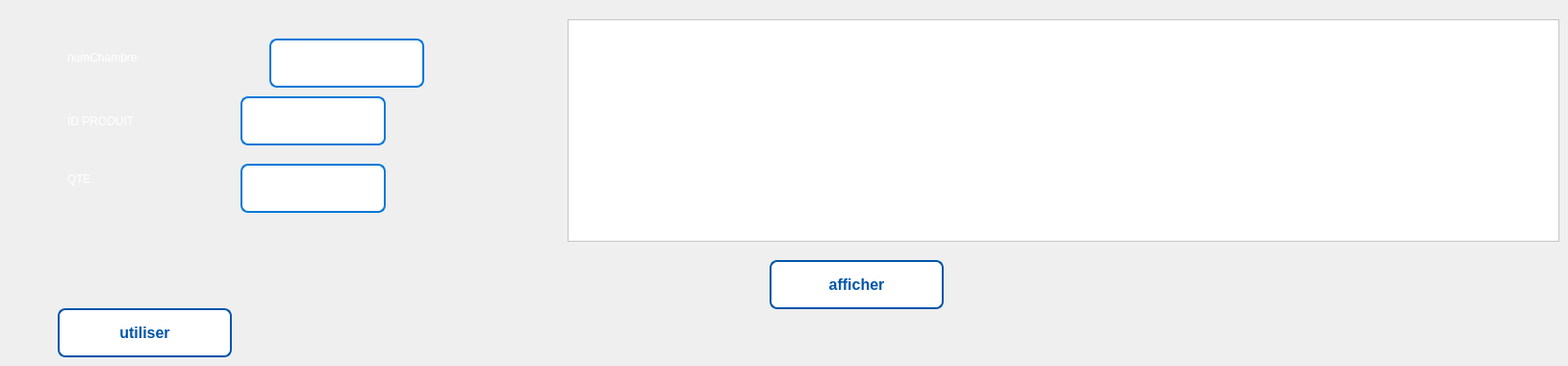
     <widget class="QWidget" name="tab_5">
      <attribute name="title">
       <string>Tab 2</string>
      </attribute>
      <widget class="QLineEdit" name="lineEdit_17">
       <property name="geometry">
        <rect>
         <x>280</x>
         <y>40</y>
         <width>161</width>
         <height>51</height>
        </rect>
       </property>
       <property name="styleSheet">
        <string notr="true">QLineEdit {
    border: 2px solid #0078d7; /* Border color */
    border-radius: 8px; /* Rounded corners */
    padding: 10px; /* Padding inside the line edit */
    background-color: #ffffff; /* White background */
    color: #004aad; /* Dark text color */
    font-size: 14px; /* Font size */
    font-weight: bold; /* Make text bold */
    transition: border-color 0.3s; /* Smooth transition for border color */
}

QLineEdit:focus {
    border: 2px solid #005bb5; /* Darker border on focus */
    box-shadow: 0 0 5px rgba(0, 120, 215, 0.5); /* Subtle shadow effect */
}

QLineEdit::placeholder {
    color: #999; /* Placeholder text color */
    opacity: 1; /* Ensure the placeholder is fully opaque */
}
</string>
       </property>
      </widget>
      <widget class="QLineEdit" name="lineEdit_22">
       <property name="geometry">
        <rect>
         <x>250</x>
         <y>100</y>
         <width>151</width>
         <height>51</height>
        </rect>
       </property>
       <property name="styleSheet">
        <string notr="true">QLineEdit {
    border: 2px solid #0078d7; /* Border color */
    border-radius: 8px; /* Rounded corners */
    padding: 10px; /* Padding inside the line edit */
    background-color: #ffffff; /* White background */
    color: #004aad; /* Dark text color */
    font-size: 14px; /* Font size */
    font-weight: bold; /* Make text bold */
    transition: border-color 0.3s; /* Smooth transition for border color */
}

QLineEdit:focus {
    border: 2px solid #005bb5; /* Darker border on focus */
    box-shadow: 0 0 5px rgba(0, 120, 215, 0.5); /* Subtle shadow effect */
}

QLineEdit::placeholder {
    color: #999; /* Placeholder text color */
    opacity: 1; /* Ensure the placeholder is fully opaque */
}
</string>
       </property>
      </widget>
      <widget class="QLineEdit" name="lineEdit_23">
       <property name="geometry">
        <rect>
         <x>250</x>
         <y>170</y>
         <width>151</width>
         <height>51</height>
        </rect>
       </property>
       <property name="styleSheet">
        <string notr="true">QLineEdit {
    border: 2px solid #0078d7; /* Border color */
    border-radius: 8px; /* Rounded corners */
    padding: 10px; /* Padding inside the line edit */
    background-color: #ffffff; /* White background */
    color: #004aad; /* Dark text color */
    font-size: 14px; /* Font size */
    font-weight: bold; /* Make text bold */
    transition: border-color 0.3s; /* Smooth transition for border color */
}

QLineEdit:focus {
    border: 2px solid #005bb5; /* Darker border on focus */
    box-shadow: 0 0 5px rgba(0, 120, 215, 0.5); /* Subtle shadow effect */
}

QLineEdit::placeholder {
    color: #999; /* Placeholder text color */
    opacity: 1; /* Ensure the placeholder is fully opaque */
}
</string>
       </property>
      </widget>
      <widget class="QLabel" name="label_33">
       <property name="geometry">
        <rect>
         <x>70</x>
         <y>50</y>
         <width>151</width>
         <height>20</height>
        </rect>
       </property>
       <property name="styleSheet">
        <string notr="true">color: rgb(0, 0, 0);
color: rgb(255, 255, 255);</string>
       </property>
       <property name="text">
        <string>numChambre</string>
       </property>
      </widget>
      <widget class="QLabel" name="label_31">
       <property name="geometry">
        <rect>
         <x>70</x>
         <y>110</y>
         <width>111</width>
         <height>31</height>
        </rect>
       </property>
       <property name="styleSheet">
        <string notr="true">color: rgb(0, 0, 0);
color: rgb(255, 255, 255);</string>
       </property>
       <property name="text">
        <string>ID PRODUIT</string>
       </property>
      </widget>
      <widget class="QLabel" name="label_32">
       <property name="geometry">
        <rect>
         <x>70</x>
         <y>170</y>
         <width>91</width>
         <height>31</height>
        </rect>
       </property>
       <property name="styleSheet">
        <string notr="true">color: rgb(0, 0, 0);
color: rgb(255, 255, 255);</string>
       </property>
       <property name="text">
        <string>QTE</string>
       </property>
      </widget>
      <widget class="QTableView" name="tableView_10">
       <property name="geometry">
        <rect>
         <x>590</x>
         <y>20</y>
         <width>1031</width>
         <height>231</height>
        </rect>
       </property>
       <property name="styleSheet">
        <string notr="true">color: rgb(0, 0, 0);
background-color: rgb(255, 255, 255);</string>
       </property>
      </widget>
      <widget class="QPushButton" name="pushButton_3">
       <property name="geometry">
        <rect>
         <x>60</x>
         <y>320</y>
         <width>181</width>
         <height>51</height>
        </rect>
       </property>
       <property name="styleSheet">
        <string notr="true"> QPushButton {
    border-radius: 8px; /* More rounded corners for a softer look */
    background: white; /* White background */
    color: rgb(0, 85, 170); /* Dark blue text color */
    padding: 10px 15px; /* Increased padding for better touch area */
    border: 2px solid rgb(0, 85, 170); /* Dark blue border */
    font-weight: bold; /* Bold text for emphasis */
    font-size: 16px; /* Slightly larger font size */
    transition: background-color 0.3s, box-shadow 0.3s, transform 0.2s; /* Smooth transitions */
}

QPushButton:hover {
    background: rgba(0, 85, 170, 0.1); /* Light blue on hover */
    box-shadow: 0px 4px 15px rgba(0, 0, 0, 0.3); /* More pronounced shadow for depth */
    transform: translateY(-2px); /* Slight lift effect */
}

QPushButton:pressed {
    background:rgba(173, 216, 230, 0.5); /* Slightly darker blue when pressed */
    box-shadow: inset 0px 4px 10px rgba(0, 0, 0, 0.2); /* Inner shadow effect */
    transform: translateY(1px); /* Slight depression effect */
}
</string>
       </property>
       <property name="text">
        <string>utiliser</string>
       </property>
      </widget>
      <widget class="QPushButton" name="afficher2_6">
       <property name="geometry">
        <rect>
         <x>800</x>
         <y>270</y>
         <width>181</width>
         <height>51</height>
        </rect>
       </property>
       <property name="styleSheet">
        <string notr="true"> QPushButton {
    border-radius: 8px; /* More rounded corners for a softer look */
    background: white; /* White background */
    color: rgb(0, 85, 170); /* Dark blue text color */
    padding: 10px 15px; /* Increased padding for better touch area */
    border: 2px solid rgb(0, 85, 170); /* Dark blue border */
    font-weight: bold; /* Bold text for emphasis */
    font-size: 16px; /* Slightly larger font size */
    transition: background-color 0.3s, box-shadow 0.3s, transform 0.2s; /* Smooth transitions */
}

QPushButton:hover {
    background: rgba(0, 85, 170, 0.1); /* Light blue on hover */
    box-shadow: 0px 4px 15px rgba(0, 0, 0, 0.3); /* More pronounced shadow for depth */
    transform: translateY(-2px); /* Slight lift effect */
}

QPushButton:pressed {
    background:rgba(173, 216, 230, 0.5); /* Slightly darker blue when pressed */
    box-shadow: inset 0px 4px 10px rgba(0, 0, 0, 0.2); /* Inner shadow effect */
    transform: translateY(1px); /* Slight depression effect */
}
</string>
       </property>
       <property name="text">
        <string>afficher</string>
       </property>
      </widget>
     </widget>
